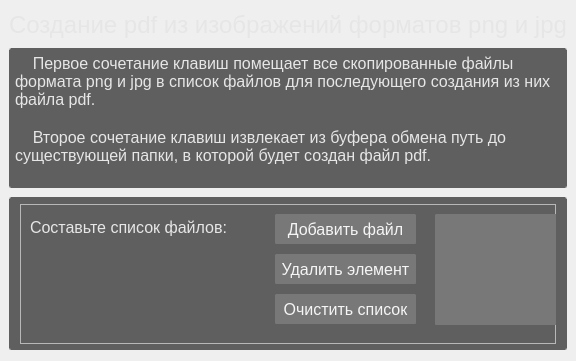
         <widget class="QWidget" name="create_pdf_from_pic_frame">
          <property name="styleSheet">
           <string notr="true">QWidget#create_pdf_from_pic_frame
{
	background-color: rgb(70,70,70);
}</string>
          </property>
          <layout class="QVBoxLayout" name="verticalLayout_13">
           <property name="spacing">
            <number>9</number>
           </property>
           <property name="leftMargin">
            <number>9</number>
           </property>
           <property name="rightMargin">
            <number>9</number>
           </property>
           <item>
            <widget class="QLabel" name="pdf_from_pic_descript">
             <property name="maximumSize">
              <size>
               <width>16777215</width>
               <height>60</height>
              </size>
             </property>
             <property name="font">
              <font>
               <family>Segoe UI</family>
               <pointsize>18</pointsize>
              </font>
             </property>
             <property name="styleSheet">
              <string notr="true">QLabel
{
	color: rgb(230,230,230);
}</string>
             </property>
             <property name="text">
              <string>Создание pdf из изображений форматов png и jpg</string>
             </property>
             <property name="alignment">
              <set>Qt::AlignCenter</set>
             </property>
            </widget>
           </item>
           <item>
            <widget class="QPlainTextEdit" name="pdf_from_pic_plain">
             <property name="minimumSize">
              <size>
               <width>0</width>
               <height>0</height>
              </size>
             </property>
             <property name="maximumSize">
              <size>
               <width>100000</width>
               <height>140</height>
              </size>
             </property>
             <property name="font">
              <font>
               <family>Segoe UI</family>
               <pointsize>12</pointsize>
              </font>
             </property>
             <property name="styleSheet">
              <string notr="true">QPlainTextEdit
{
	color: rgb(230,230,230);
	background-color:rgb(95,95,95);
	border-style: double;
	border-width: 2px;
    border-radius: 2px;
	border-color: rgb(95,95,95)
}</string>
             </property>
             <property name="plainText">
              <string>    Первое сочетание клавиш помещает все скопированные файлы формата png и jpg в список файлов для последующего создания из них файла pdf.

    Второе сочетание клавиш извлекает из буфера обмена путь до существующей папки, в которой будет создан файл pdf.</string>
             </property>
             <property name="textInteractionFlags">
              <set>Qt::NoTextInteraction</set>
             </property>
            </widget>
           </item>
           <item>
            <widget class="QFrame" name="bottom_pdf_from_pic_frame">
             <property name="styleSheet">
              <string notr="true">QFrame#bottom_pdf_from_pic_frame
{
	color: rgb(230,230,230);
	background-color:rgb(95,95,95);
	border-style: double;
	border-width: 2px;
    border-radius: 2px;
	border-color: rgb(95,95,95)
}</string>
             </property>
             <property name="frameShape">
              <enum>QFrame::StyledPanel</enum>
             </property>
             <property name="frameShadow">
              <enum>QFrame::Raised</enum>
             </property>
             <layout class="QVBoxLayout" name="verticalLayout_12">
              <property name="spacing">
               <number>0</number>
              </property>
              <property name="topMargin">
               <number>0</number>
              </property>
              <property name="rightMargin">
               <number>9</number>
              </property>
              <item>
               <widget class="QFrame" name="pdf_from_pic_list_frame">
                <property name="minimumSize">
                 <size>
                  <width>0</width>
                  <height>140</height>
                 </size>
                </property>
                <property name="maximumSize">
                 <size>
                  <width>16777215</width>
                  <height>130</height>
                 </size>
                </property>
                <property name="frameShape">
                 <enum>QFrame::StyledPanel</enum>
                </property>
                <property name="frameShadow">
                 <enum>QFrame::Raised</enum>
                </property>
                <widget class="QListWidget" name="pdf_from_pic_list_main">
                 <property name="geometry">
                  <rect>
                   <x>415</x>
                   <y>10</y>
                   <width>341</width>
                   <height>111</height>
                  </rect>
                 </property>
                 <property name="styleSheet">
                  <string notr="true">QListWidget
 { background-color: rgb(120, 120, 120);
	color: rgb(245, 245, 245);
	border-style: double;
	border-width: 1px;
    border-radius: 1px;
	border-color: rgb(120, 120, 120);
}</string>
                 </property>
                </widget>
                <widget class="QPushButton" name="pdf_from_pic_list_add">
                 <property name="geometry">
                  <rect>
                   <x>255</x>
                   <y>10</y>
                   <width>141</width>
                   <height>30</height>
                  </rect>
                 </property>
                 <property name="minimumSize">
                  <size>
                   <width>0</width>
                   <height>30</height>
                  </size>
                 </property>
                 <property name="font">
                  <font>
                   <family>Segoe UI</family>
                   <pointsize>12</pointsize>
                  </font>
                 </property>
                 <property name="styleSheet">
                  <string notr="true">QPushButton
 { background-color: rgb(120, 120, 120);
	color: rgb(245, 245, 245);
	border-style: double;
	border-width: 1px;
    border-radius: 1px;
	border-color: rgb(120, 120, 120); }
QPushButton:hover
 { background-color: rgb(130, 130, 130);
	color: rgb(245, 245, 245);
	border-color: rgb(130, 130, 130); }
QPushButton:pressed
 { background-color: rgb(110, 110, 110);
	color: rgb(245, 245, 245);
	border-color: rgb(190, 190, 190); }</string>
                 </property>
                 <property name="text">
                  <string>Добавить файл</string>
                 </property>
                </widget>
                <widget class="QLabel" name="pdf_from_pic_list_descript">
                 <property name="geometry">
                  <rect>
                   <x>10</x>
                   <y>13</y>
                   <width>271</width>
                   <height>21</height>
                  </rect>
                 </property>
                 <property name="font">
                  <font>
                   <family>Segoe UI</family>
                   <pointsize>12</pointsize>
                  </font>
                 </property>
                 <property name="styleSheet">
                  <string notr="true">QLabel
{
	color: rgb(230,230,230);
}</string>
                 </property>
                 <property name="text">
                  <string>Составьте список файлов:</string>
                 </property>
                </widget>
                <widget class="QPushButton" name="pdf_from_pic_list_delete">
                 <property name="geometry">
                  <rect>
                   <x>255</x>
                   <y>50</y>
                   <width>141</width>
                   <height>30</height>
                  </rect>
                 </property>
                 <property name="minimumSize">
                  <size>
                   <width>0</width>
                   <height>30</height>
                  </size>
                 </property>
                 <property name="font">
                  <font>
                   <family>Segoe UI</family>
                   <pointsize>12</pointsize>
                  </font>
                 </property>
                 <property name="styleSheet">
                  <string notr="true">QPushButton
 { background-color: rgb(120, 120, 120);
	color: rgb(245, 245, 245);
	border-style: double;
	border-width: 1px;
    border-radius: 1px;
	border-color: rgb(120, 120, 120); }
QPushButton:hover
 { background-color: rgb(130, 130, 130);
	color: rgb(245, 245, 245);
	border-color: rgb(130, 130, 130); }
QPushButton:pressed
 { background-color: rgb(110, 110, 110);
	color: rgb(245, 245, 245);
	border-color: rgb(190, 190, 190); }</string>
                 </property>
                 <property name="text">
                  <string>Удалить элемент</string>
                 </property>
                </widget>
                <widget class="QPushButton" name="pdf_from_pic_list_clear">
                 <property name="geometry">
                  <rect>
                   <x>255</x>
                   <y>90</y>
                   <width>141</width>
                   <height>30</height>
                  </rect>
                 </property>
                 <property name="minimumSize">
                  <size>
                   <width>0</width>
                   <height>30</height>
                  </size>
                 </property>
                 <property name="font">
                  <font>
                   <family>Segoe UI</family>
                   <pointsize>12</pointsize>
                  </font>
                 </property>
                 <property name="styleSheet">
                  <string notr="true">QPushButton
 { background-color: rgb(120, 120, 120);
	color: rgb(245, 245, 245);
	border-style: double;
	border-width: 1px;
    border-radius: 1px;
	border-color: rgb(120, 120, 120); }
QPushButton:hover
 { background-color: rgb(130, 130, 130);
	color: rgb(245, 245, 245);
	border-color: rgb(130, 130, 130); }
QPushButton:pressed
 { background-color: rgb(110, 110, 110);
	color: rgb(245, 245, 245);
	border-color: rgb(190, 190, 190); }</string>
                 </property>
                 <property name="text">
                  <string>Очистить список</string>
                 </property>
                </widget>
               </widget>
              </item>
              <item>
               <widget class="QFrame" name="pdf_from_pic_end_frame">
                <property name="maximumSize">
                 <size>
                  <width>16777215</width>
                  <height>55</height>
                 </size>
                </property>
                <property name="frameShape">
                 <enum>QFrame::StyledPanel</enum>
                </property>
                <property name="frameShadow">
                 <enum>QFrame::Raised</enum>
                </property>
                <widget class="QLabel" name="pdf_from_pic_end_descript">
                 <property name="geometry">
                  <rect>
                   <x>10</x>
                   <y>10</y>
                   <width>207</width>
                   <height>21</height>
                  </rect>
                 </property>
                 <property name="font">
                  <font>
                   <family>Segoe UI</family>
                   <pointsize>12</pointsize>
                  </font>
                 </property>
                 <property name="styleSheet">
                  <string notr="true">QLabel
{
	color: rgb(230,230,230);
}</string>
                 </property>
                 <property name="text">
                  <string>Укажите конечную папку:</string>
                 </property>
                </widget>
                <widget class="QPushButton" name="pdf_from_pic_end_button">
                 <property name="geometry">
                  <rect>
                   <x>255</x>
                   <y>10</y>
                   <width>141</width>
                   <height>30</height>
                  </rect>
                 </property>
                 <property name="minimumSize">
                  <size>
                   <width>0</width>
                   <height>25</height>
                  </size>
                 </property>
                 <property name="font">
                  <font>
                   <family>Segoe UI</family>
                   <pointsize>12</pointsize>
                  </font>
                 </property>
                 <property name="styleSheet">
                  <string notr="true">QPushButton
 { background-color: rgb(120, 120, 120);
	color: rgb(245, 245, 245);
	border-style: double;
	border-width: 1px;
    border-radius: 1px;
	border-color: rgb(120, 120, 120); }
QPushButton:hover
 { background-color: rgb(130, 130, 130);
	color: rgb(245, 245, 245);
	border-color: rgb(130, 130, 130); }
QPushButton:pressed
 { background-color: rgb(110, 110, 110);
	color: rgb(245, 245, 245);
	border-color: rgb(190, 190, 190); }</string>
                 </property>
                 <property name="text">
                  <string>Выбрать папку...</string>
                 </property>
                </widget>
                <widget class="QLineEdit" name="pdf_from_pic_end_name">
                 <property name="geometry">
                  <rect>
                   <x>415</x>
                   <y>10</y>
                   <width>341</width>
                   <height>25</height>
                  </rect>
                 </property>
                 <property name="font">
                  <font>
                   <family>Segoe UI</family>
                   <pointsize>12</pointsize>
                  </font>
                 </property>
                 <property name="styleSheet">
                  <string notr="true">QLineEdit{
	background-color: rgb(120, 120, 120);
	color: rgb(245, 245, 245);
	border-style: double;
	border-width: 1px;
    border-radius: 1px;
	border-color: rgb(120, 120, 120);
}
QLineEdit:hover{
	 background-color: rgb(130, 130, 130);
	color: rgb(245, 245, 245);
	border-color: rgb(130, 130, 130); 
	border-style: double;
	border-width: 1px;
    border-radius: 1px;
}
QLineEdit:focus{
	background-color: rgb(100, 100, 100);
	color: rgb(235, 235, 235);
	border-style: double;
	border-width: 1px;
    border-radius: 1px;
	border-color: rgb(190, 190, 190) ;
}</string>
                 </property>
                 <property name="readOnly">
                  <bool>true</bool>
                 </property>
                </widget>
               </widget>
              </item>
              <item>
               <widget class="QFrame" name="pdf_from_pic_endname_frame">
                <property name="maximumSize">
                 <size>
                  <width>16777215</width>
                  <height>55</height>
                 </size>
                </property>
                <property name="frameShape">
                 <enum>QFrame::StyledPanel</enum>
                </property>
                <property name="frameShadow">
                 <enum>QFrame::Raised</enum>
                </property>
                <widget class="QLabel" name="pdf_from_pic_endname_descript">
                 <property name="geometry">
                  <rect>
                   <x>10</x>
                   <y>10</y>
                   <width>371</width>
                   <height>21</height>
                  </rect>
                 </property>
                 <property name="font">
                  <font>
                   <family>Segoe UI</family>
                   <pointsize>12</pointsize>
                  </font>
                 </property>
                 <property name="styleSheet">
                  <string notr="true">QLabel
{
	color: rgb(230,230,230);
}</string>
                 </property>
                 <property name="text">
                  <string>Укажите имя конечного файла без расширения:</string>
                 </property>
                </widget>
                <widget class="QLineEdit" name="pdf_from_pic_endname_name">
                 <property name="geometry">
                  <rect>
                   <x>415</x>
                   <y>10</y>
                   <width>341</width>
                   <height>25</height>
                  </rect>
                 </property>
                 <property name="font">
                  <font>
                   <family>Segoe UI</family>
                   <pointsize>12</pointsize>
                  </font>
                 </property>
                 <property name="styleSheet">
                  <string notr="true">QLineEdit{
	background-color: rgb(120, 120, 120);
	color: rgb(245, 245, 245);
	border-style: double;
	border-width: 1px;
    border-radius: 1px;
	border-color: rgb(120, 120, 120);
}
QLineEdit:hover{
	 background-color: rgb(130, 130, 130);
	color: rgb(245, 245, 245);
	border-color: rgb(130, 130, 130); 
	border-style: double;
	border-width: 1px;
    border-radius: 1px;
}
QLineEdit:focus{
	background-color: rgb(100, 100, 100);
	color: rgb(235, 235, 235);
	border-style: double;
	border-width: 1px;
    border-radius: 1px;
	border-color: rgb(190, 190, 190) ;
}</string>
                 </property>
                </widget>
               </widget>
              </item>
              <item>
               <widget class="QFrame" name="pdf_from_pic_do_frame">
                <property name="maximumSize">
                 <size>
                  <width>16777215</width>
                  <height>40</height>
                 </size>
                </property>
                <property name="frameShape">
                 <enum>QFrame::StyledPanel</enum>
                </property>
                <property name="frameShadow">
                 <enum>QFrame::Raised</enum>
                </property>
                <widget class="QPushButton" name="pdf_from_pic_do_button">
                 <property name="geometry">
                  <rect>
                   <x>415</x>
                   <y>0</y>
                   <width>341</width>
                   <height>37</height>
                  </rect>
                 </property>
                 <property name="minimumSize">
                  <size>
                   <width>0</width>
                   <height>35</height>
                  </size>
                 </property>
                 <property name="font">
                  <font>
                   <family>Segoe UI</family>
                   <pointsize>12</pointsize>
                  </font>
                 </property>
                 <property name="styleSheet">
                  <string notr="true">QPushButton
 { background-color: rgb(120, 120, 120);
	color: rgb(245, 245, 245);
	border-style: double;
	border-width: 1px;
    border-radius: 1px;
	border-color: rgb(120, 120, 120); }
QPushButton:hover
 { background-color: rgb(130, 130, 130);
	color: rgb(245, 245, 245);
	border-color: rgb(130, 130, 130); }
QPushButton:pressed
 { background-color: rgb(110, 110, 110);
	color: rgb(245, 245, 245);
	border-color: rgb(190, 190, 190); }</string>
                 </property>
                 <property name="text">
                  <string>Начать!</string>
                 </property>
                </widget>
                <widget class="QLabel" name="pdf_from_pic_do_descript">
                 <property name="geometry">
                  <rect>
                   <x>10</x>
                   <y>10</y>
                   <width>291</width>
                   <height>21</height>
                  </rect>
                 </property>
                 <property name="font">
                  <font>
                   <family>Segoe UI</family>
                   <pointsize>12</pointsize>
                  </font>
                 </property>
                 <property name="styleSheet">
                  <string notr="true">QLabel
{
	color: rgb(230,230,230);
}</string>
                 </property>
                 <property name="text">
                  <string>Начните операцию, нажав на кнопку: </string>
                 </property>
                </widget>
               </widget>
              </item>
             </layout>
            </widget>
           </item>
          </layout>
         </widget>
